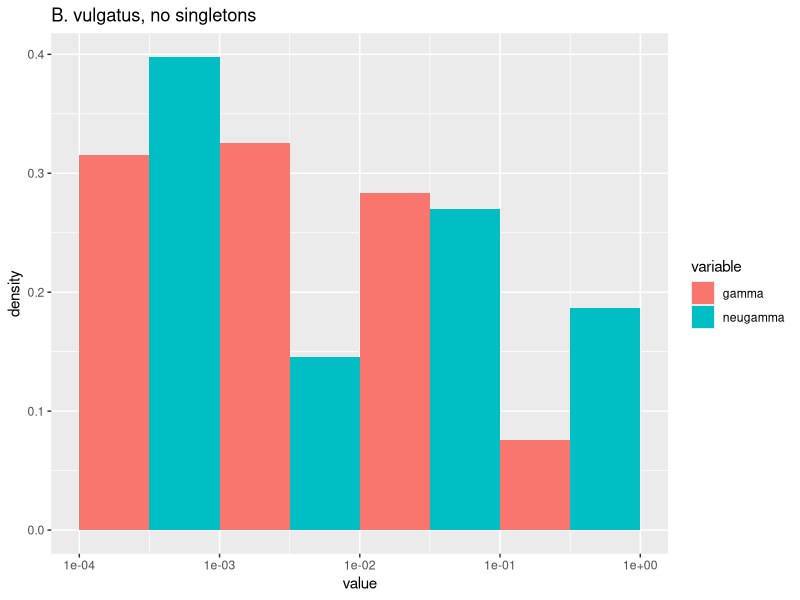
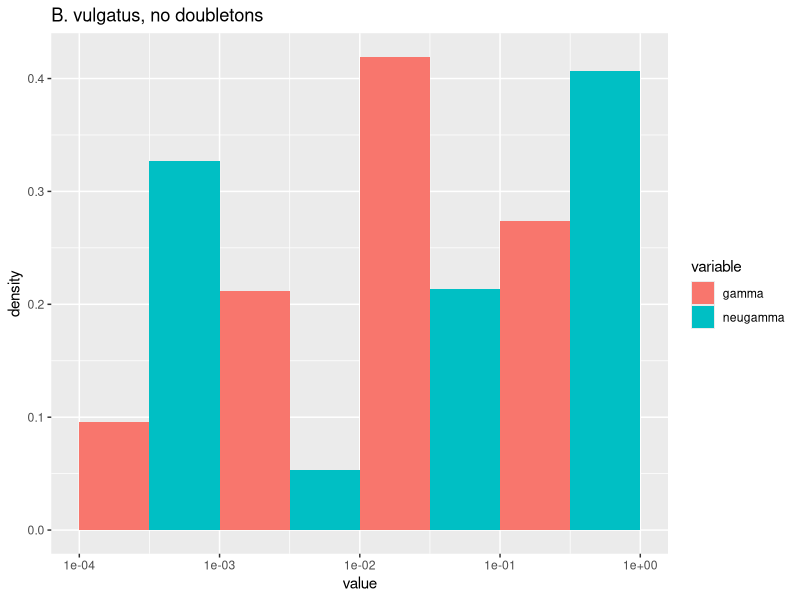
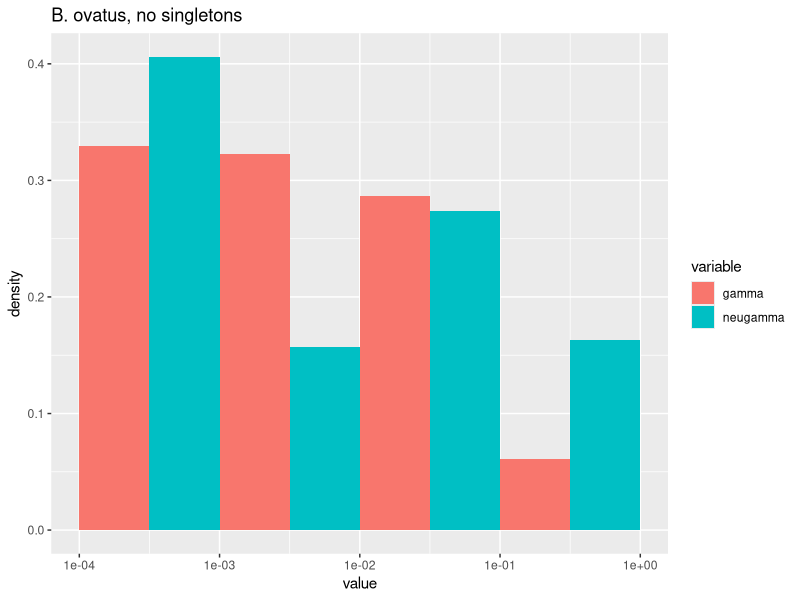
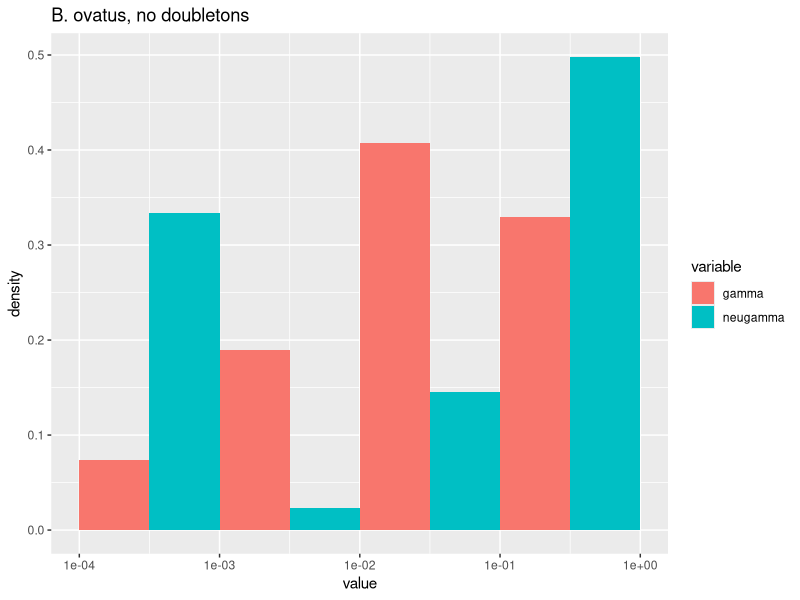
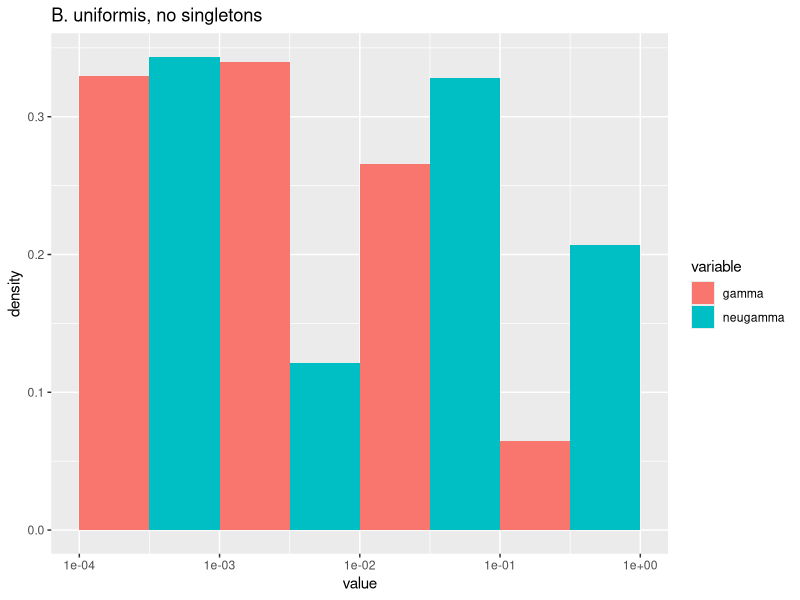
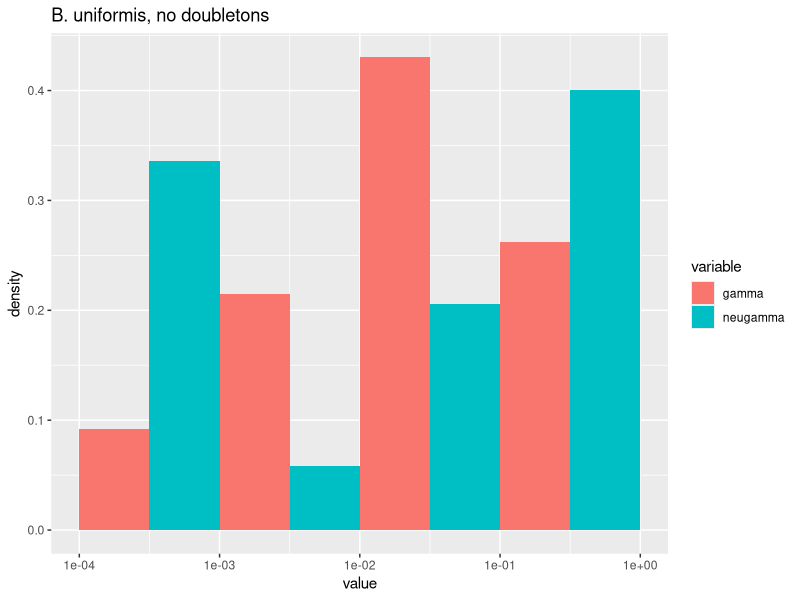
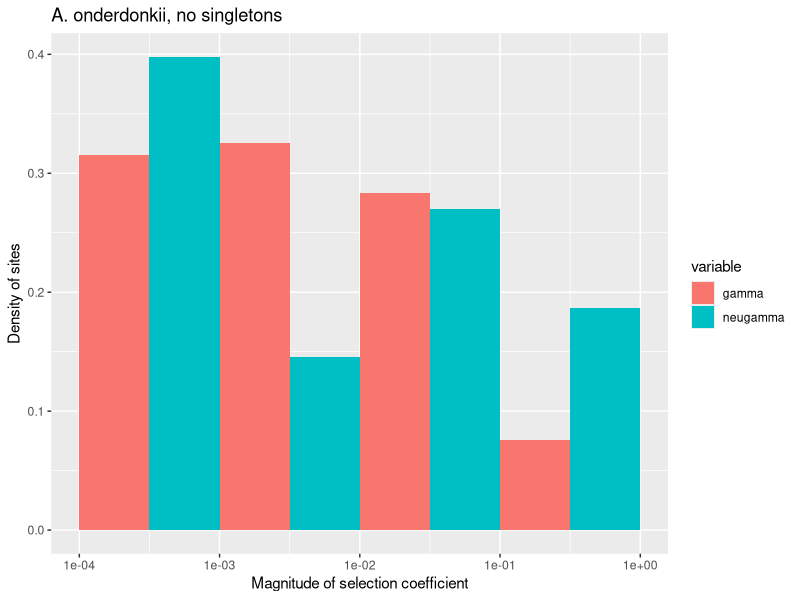
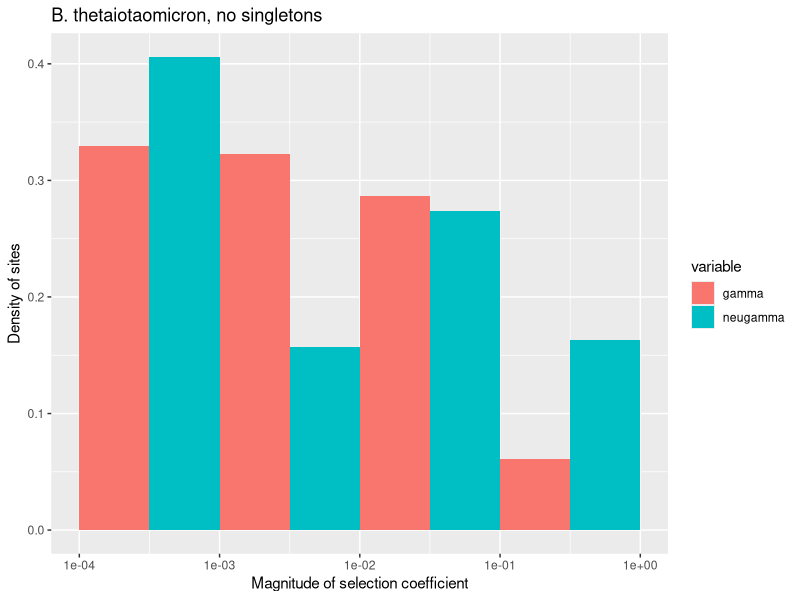

Write the R code that produced these figures, in order.
# DFE_visual_comparison.R
# Author: Jonathan Mah
# Date: 20210316
# This script is used to visually compare different DFE's.

library(ggplot2)
library(reshape2)

set.seed(1)

# B_vulgatus

b_vulgatus_gamma_no_s_shape = 0.0280127
b_vulgatus_gamma_no_s_scale = 0.1547839

b_vulgatus_gamma_no_s_dist = rgamma(10000, shape=b_vulgatus_gamma_no_s_shape, scale=b_vulgatus_gamma_no_s_scale)

b_vulgatus_neugamma_no_s_shape = 0.3280127
b_vulgatus_neugamma_no_s_scale = 0.2547839

b_vulgatus_neugamma_no_s_dist = rgamma(10000, shape=b_vulgatus_neugamma_no_s_shape, scale=b_vulgatus_neugamma_no_s_scale)

b_vulgatus_neugamma_no_s_dist[1:3000] = 0.0002

b_vulgatus_no_s_df = data.frame(gamma=b_vulgatus_gamma_no_s_dist,
                                neugamma=b_vulgatus_neugamma_no_s_dist)

ggplot(melt(b_vulgatus_no_s_df), aes(x=value, y=..density.., fill = variable)) + 
  geom_histogram(position = "dodge",
                 breaks=c(0.0001, 0.001, 0.01, 0.1, 1)) +
  scale_x_log10() +
  ggtitle('B. vulgatus, no singletons')

b_vulgatus_gamma_no_d_shape = 0.3562186
b_vulgatus_gamma_no_d_scale = 0.2356798

b_vulgatus_gamma_no_d_dist = rgamma(10000, shape=b_vulgatus_gamma_no_d_shape, scale=b_vulgatus_gamma_no_d_scale)

b_vulgatus_neugamma_no_d_shape = 0.6357227
b_vulgatus_neugamma_no_d_scale = 0.4673892

b_vulgatus_neugamma_no_d_dist = rgamma(10000, shape=b_vulgatus_neugamma_no_d_shape, scale=b_vulgatus_neugamma_no_d_scale)

b_vulgatus_neugamma_no_d_dist[1:3000] = 0.0002

b_vulgatus_no_d_df = data.frame(gamma=b_vulgatus_gamma_no_d_dist,
                                neugamma=b_vulgatus_neugamma_no_d_dist)

ggplot(melt(b_vulgatus_no_d_df), aes(x=value, y=..density.., fill = variable)) + 
  geom_histogram(position = "dodge",
                 breaks=c(0.0001, 0.001, 0.01, 0.1, 1)) +
  scale_x_log10() +
  ggtitle('B. vulgatus, no doubletons')

# B_ovatus

b_ovatus_gamma_no_s_shape = 0.0253678
b_ovatus_gamma_no_s_scale = 0.1463287

b_ovatus_gamma_no_s_dist = rgamma(10000, shape=b_ovatus_gamma_no_s_shape, scale=b_ovatus_gamma_no_s_scale)

b_ovatus_neugamma_no_s_shape = 0.3063287
b_ovatus_neugamma_no_s_scale = 0.2239760

b_ovatus_neugamma_no_s_dist = rgamma(10000, shape=b_ovatus_neugamma_no_s_shape, scale=b_ovatus_neugamma_no_s_scale)

b_ovatus_neugamma_no_s_dist[1:3000] = 0.0002

b_ovatus_no_s_df = data.frame(gamma=b_ovatus_gamma_no_s_dist,
                                neugamma=b_ovatus_neugamma_no_s_dist)

ggplot(melt(b_ovatus_no_s_df), aes(x=value, y=..density.., fill = variable)) + 
  geom_histogram(position = "dodge",
                 breaks=c(0.0001, 0.001, 0.01, 0.1, 1)) +
  scale_x_log10() +
  ggtitle('B. ovatus, no singletons')

b_ovatus_gamma_no_d_shape = 0.3961328
b_ovatus_gamma_no_d_scale = 0.2673281

b_ovatus_gamma_no_d_dist = rgamma(10000, shape=b_ovatus_gamma_no_d_shape, scale=b_ovatus_gamma_no_d_scale)

b_ovatus_neugamma_no_d_shape = 0.8367219
b_ovatus_neugamma_no_d_scale = 0.56783939

b_ovatus_neugamma_no_d_dist = rgamma(10000, shape=b_ovatus_neugamma_no_d_shape, scale=b_ovatus_neugamma_no_d_scale)

b_ovatus_neugamma_no_d_dist[1:3000] = 0.0002

b_ovatus_no_d_df = data.frame(gamma=b_ovatus_gamma_no_d_dist,
                                neugamma=b_ovatus_neugamma_no_d_dist)

ggplot(melt(b_ovatus_no_d_df), aes(x=value, y=..density.., fill = variable)) + 
  geom_histogram(position = "dodge",
                 breaks=c(0.0001, 0.001, 0.01, 0.1, 1)) +
  scale_x_log10() +
  ggtitle('B. ovatus, no doubletons')

# B_uniformis

b_uniformis_gamma_no_s_shape = 0.0237283
b_uniformis_gamma_no_s_scale = 0.1453879

b_uniformis_gamma_no_s_dist = rgamma(10000, shape=b_uniformis_gamma_no_s_shape, scale=b_uniformis_gamma_no_s_scale)

b_uniformis_neugamma_no_s_shape = 0.5361287
b_uniformis_neugamma_no_s_scale = 0.1643872

b_uniformis_neugamma_no_s_dist = rgamma(10000, shape=b_uniformis_neugamma_no_s_shape, scale=b_uniformis_neugamma_no_s_scale)

b_uniformis_neugamma_no_s_dist[1:3000] = 0.0002

b_uniformis_no_s_df = data.frame(gamma=b_uniformis_gamma_no_s_dist,
                                 neugamma=b_uniformis_neugamma_no_s_dist)

ggplot(melt(b_uniformis_no_s_df), aes(x=value, y=..density.., fill = variable)) + 
  geom_histogram(position = "dodge",
                 breaks=c(0.0001, 0.001, 0.01, 0.1, 1)) +
  scale_x_log10() +
  ggtitle('B. uniformis, no singletons')

b_uniformis_gamma_no_d_shape = 0.3863287
b_uniformis_gamma_no_d_scale = 0.2036871

b_uniformis_gamma_no_d_dist = rgamma(10000, shape=b_uniformis_gamma_no_d_shape, scale=b_uniformis_gamma_no_d_scale)

b_uniformis_neugamma_no_d_shape = 0.5849327
b_uniformis_neugamma_no_d_scale = 0.5789321

b_uniformis_neugamma_no_d_dist = rgamma(10000, shape=b_uniformis_neugamma_no_d_shape, scale=b_uniformis_neugamma_no_d_scale)

b_uniformis_neugamma_no_d_dist[1:3000] = 0.0002

b_uniformis_no_d_df = data.frame(gamma=b_uniformis_gamma_no_d_dist,
                                neugamma=b_uniformis_neugamma_no_d_dist)

ggplot(melt(b_uniformis_no_d_df), aes(x=value, y=..density.., fill = variable)) + 
  geom_histogram(position = "dodge",
                 breaks=c(0.0001, 0.001, 0.01, 0.1, 1)) +
  scale_x_log10() +
  ggtitle('B. uniformis, no doubletons')


# 

ggplot(melt(b_vulgatus_no_s_df), aes(x=value, y=..density.., fill = variable)) + 
  geom_histogram(position = "dodge",
                 breaks=c(0.0001, 0.001, 0.01, 0.1, 1)) +
  scale_x_log10() +
  xlab('Magnitude of selection coefficient') +
  ylab('Density of sites') +
  ggtitle('A. onderdonkii, no singletons')

ggplot(melt(b_ovatus_no_s_df), aes(x=value, y=..density.., fill = variable)) + 
  geom_histogram(position = "dodge",
                 breaks=c(0.0001, 0.001, 0.01, 0.1, 1)) +
  scale_x_log10() +
  xlab('Magnitude of selection coefficient') +
  ylab('Density of sites') +
  ggtitle('B. thetaiotaomicron, no singletons')

ggplot(melt(b_uniformis_no_s_df), aes(x=value, y=..density.., fill = variable)) + 
  geom_histogram(position = "dodge",
                 breaks=c(0.0001, 0.001, 0.01, 0.1, 1)) +
  scale_x_log10() +
  xlab('Magnitude of selection coefficient') +
  ylab('Density of sites') +
  ggtitle('P. distasonis, no singletons')

ggplotColours <- function(n = 6, h = c(0, 360) + 15){
  if ((diff(h) %% 360) < 1) h[2] <- h[2] - 360/n
  hcl(h = (seq(h[1], h[2], length = n)), c = 100, l = 65)
}

gamma_dfe_data = data.frame(b_vulgatus_gamma_no_s_dist,
                            b_ovatus_gamma_no_s_dist,
                            b_uniformis_gamma_no_s_dist)
colnames(gamma_dfe_data) = c('A. onderdonkii', 'B. thetaiotaomicron', 'P. distasonis')

ggplot(melt(gamma_dfe_data), aes(x=value, y=..density.., fill=variable)) + 
  geom_histogram(position='dodge',
                 breaks=c(0.0001, 0.001, 0.01, 0.1, 1)) +
  scale_x_log10() +
  xlab('Magnitude of selection coefficient') +
  ylab('Density of sites') +
  ggtitle('Gamma-distributed DFE, no singletons')

neugamma_dfe_data = data.frame(b_vulgatus_neugamma_no_s_dist,
                               b_ovatus_neugamma_no_s_dist,
                               b_uniformis_neugamma_no_s_dist)
colnames(neugamma_dfe_data) = c('A. onderdonkii', 'B. thetaiotaomicron', 'P. distasonis')

ggplot(melt(neugamma_dfe_data), aes(x=value, y=..density.., fill=variable)) + 
  geom_histogram(position='dodge',
                 breaks=c(0.0001, 0.001, 0.01, 0.1, 1)) +
  scale_x_log10() +
  xlab('Magnitude of selection coefficient') +
  ylab('Density of sites') +
  ggtitle('Neutral + Gamma-distributed DFE, no singletons')

# A. finegoldii

a_finegoldii_gamma_no_s_shape = 0.0273179
a_finegoldii_gamma_no_s_scale = 0.1723789

a_finegoldii_gamma_no_s_dist = rgamma(10000, shape=a_finegoldii_gamma_no_s_shape, scale=a_finegoldii_gamma_no_s_scale)

# A. onderdonkii
# A. muciniphila

a_muciniphila_gamma_no_s_shape = 0.0258129
a_muciniphila_gamma_no_s_scale = 0.1487210

a_muciniphila_gamma_no_s_dist = rgamma(10000, shape=a_muciniphila_gamma_no_s_shape, scale=a_muciniphila_gamma_no_s_scale)

# B. bacterium

b_bacterium_gamma_no_s_shape = 0.0317382
b_bacterium_gamma_no_s_scale = 0.1712389

b_bacterium_gamma_no_s_dist = rgamma(10000, shape=b_bacterium_gamma_no_s_shape, scale=b_bacterium_gamma_no_s_scale)

# B. intestinihominis

b_intestinihominis_gamma_no_s_shape = 0.0247721
b_intestinihominis_gamma_no_s_scale = 0.1932167

b_intestinihominis_gamma_no_s_dist = rgamma(10000, shape=b_intestinihominis_gamma_no_s_shape, scale=b_intestinihominis_gamma_no_s_scale)

# B. thetaiotaomicron
# P. distasonis
# P. merdae

p_merdae_gamma_no_s_shape = 0.0222617
p_merdae_gamma_no_s_scale = 0.2183712

p_merdae_gamma_no_s_dist = rgamma(10000, shape=p_merdae_gamma_no_s_shape, scale=p_merdae_gamma_no_s_scale)

# P. sp

p_sp_gamma_no_s_shape = 0.0237321
p_sp_gamma_no_s_scale = 0.1551782

p_sp_gamma_no_s_dist = rgamma(10000, shape=p_sp_gamma_no_s_shape, scale=p_sp_gamma_no_s_scale)


gamma_dfe_data = data.frame(a_finegoldii_gamma_no_s_dist, b_vulgatus_gamma_no_s_dist, a_muciniphila_gamma_no_s_dist, 
                            b_bacterium_gamma_no_s_dist, b_intestinihominis_gamma_no_s_dist, b_ovatus_gamma_no_s_dist,
                            b_uniformis_gamma_no_s_dist, p_merdae_gamma_no_s_dist, p_sp_gamma_no_s_dist)
colnames(gamma_dfe_data) = c('A. finegoldii', 'A. onderdonkii', 'A. muciniphila', 
                             'B. bacterium', 'B. intestinihominis', 'B. thetaiotaomicron', 
                             'P. distasonis', 'P. merdae', 'P. sp')

ggplot(melt(gamma_dfe_data), aes(x=value, y=..density.., fill=variable)) + 
  geom_histogram(position='dodge',
                 breaks=c(0.0001, 0.001, 0.01, 0.1, 1)) +
  scale_x_log10() +
  xlab('Magnitude of selection coefficient') +
  ylab('Density of sites') +
  geom_vline(xintercept=1e-03) +
  geom_vline(xintercept=1e-02) +
  geom_vline(xintercept=1e-01) +
  ggtitle('Gamma-distributed DFE, no singletons')
